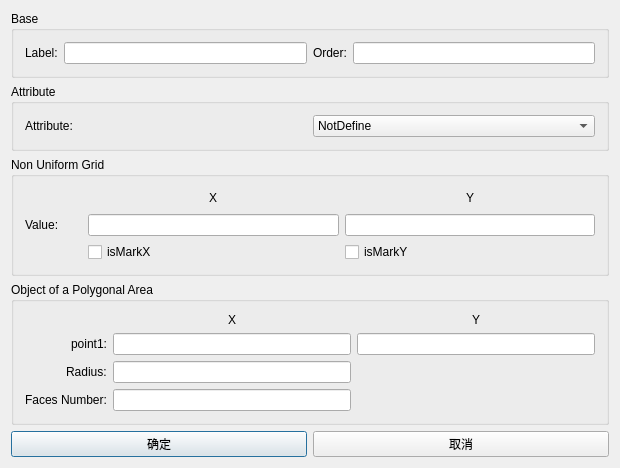
<?xml version="1.0" encoding="UTF-8"?>
<ui version="4.0">
 <class>Dialog</class>
 <widget class="QDialog" name="Dialog">
  <property name="geometry">
   <rect>
    <x>0</x>
    <y>0</y>
    <width>620</width>
    <height>451</height>
   </rect>
  </property>
  <property name="windowTitle">
   <string>Dialog</string>
  </property>
  <layout class="QGridLayout" name="gridLayout_2">
   <item row="7" column="0">
    <widget class="QPushButton" name="pb_ok">
     <property name="text">
      <string>确定</string>
     </property>
    </widget>
   </item>
   <item row="2" column="0" colspan="2">
    <widget class="QGroupBox" name="groupBox_3">
     <property name="title">
      <string>Non Uniform Grid</string>
     </property>
     <layout class="QGridLayout" name="gridLayout">
      <item row="0" column="4">
       <spacer name="horizontalSpacer_3">
        <property name="orientation">
         <enum>Qt::Horizontal</enum>
        </property>
        <property name="sizeHint" stdset="0">
         <size>
          <width>40</width>
          <height>20</height>
         </size>
        </property>
       </spacer>
      </item>
      <item row="1" column="1" colspan="3">
       <widget class="QLineEdit" name="le_markx"/>
      </item>
      <item row="1" column="4" colspan="3">
       <widget class="QLineEdit" name="le_marky"/>
      </item>
      <item row="0" column="2">
       <widget class="QLabel" name="label_x">
        <property name="text">
         <string>X</string>
        </property>
       </widget>
      </item>
      <item row="0" column="3">
       <spacer name="horizontalSpacer">
        <property name="orientation">
         <enum>Qt::Horizontal</enum>
        </property>
        <property name="sizeHint" stdset="0">
         <size>
          <width>40</width>
          <height>20</height>
         </size>
        </property>
       </spacer>
      </item>
      <item row="0" column="5">
       <widget class="QLabel" name="label_y">
        <property name="text">
         <string>Y</string>
        </property>
       </widget>
      </item>
      <item row="2" column="4" colspan="3">
       <widget class="QCheckBox" name="checkBox_isMarkY">
        <property name="text">
         <string>isMarkY</string>
        </property>
       </widget>
      </item>
      <item row="0" column="6">
       <spacer name="horizontalSpacer_4">
        <property name="orientation">
         <enum>Qt::Horizontal</enum>
        </property>
        <property name="sizeHint" stdset="0">
         <size>
          <width>40</width>
          <height>20</height>
         </size>
        </property>
       </spacer>
      </item>
      <item row="1" column="0">
       <widget class="QLabel" name="label_4">
        <property name="text">
         <string>Value:       </string>
        </property>
       </widget>
      </item>
      <item row="0" column="1">
       <spacer name="horizontalSpacer_2">
        <property name="orientation">
         <enum>Qt::Horizontal</enum>
        </property>
        <property name="sizeHint" stdset="0">
         <size>
          <width>40</width>
          <height>20</height>
         </size>
        </property>
       </spacer>
      </item>
      <item row="2" column="1" colspan="3">
       <widget class="QCheckBox" name="checkBox_isMarkX">
        <property name="text">
         <string>isMarkX</string>
        </property>
       </widget>
      </item>
     </layout>
    </widget>
   </item>
   <item row="7" column="1">
    <widget class="QPushButton" name="pb_cancel">
     <property name="text">
      <string>取消</string>
     </property>
    </widget>
   </item>
   <item row="0" column="0" colspan="2">
    <widget class="QGroupBox" name="groupBox">
     <property name="title">
      <string>Base</string>
     </property>
     <layout class="QHBoxLayout" name="horizontalLayout">
      <item>
       <widget class="QLabel" name="label">
        <property name="text">
         <string>Label:</string>
        </property>
       </widget>
      </item>
      <item>
       <widget class="QLineEdit" name="le_name"/>
      </item>
      <item>
       <widget class="QLabel" name="label_2">
        <property name="text">
         <string>Order:</string>
        </property>
       </widget>
      </item>
      <item>
       <widget class="QLineEdit" name="le_order"/>
      </item>
     </layout>
    </widget>
   </item>
   <item row="1" column="0" colspan="2">
    <widget class="QGroupBox" name="groupBox_2">
     <property name="title">
      <string>Attribute</string>
     </property>
     <layout class="QHBoxLayout" name="horizontalLayout_2">
      <item>
       <widget class="QLabel" name="label_3">
        <property name="text">
         <string>Attribute:</string>
        </property>
       </widget>
      </item>
      <item>
       <widget class="QComboBox" name="cb_attribute">
        <item>
         <property name="text">
          <string>NotDefine</string>
         </property>
        </item>
        <item>
         <property name="text">
          <string>Conductor</string>
         </property>
        </item>
        <item>
         <property name="text">
          <string>Custom</string>
         </property>
        </item>
        <item>
         <property name="text">
          <string>Vacuo</string>
         </property>
        </item>
       </widget>
      </item>
     </layout>
    </widget>
   </item>
   <item row="6" column="0" colspan="2">
    <widget class="QGroupBox" name="groupBox_5">
     <property name="sizePolicy">
      <sizepolicy hsizetype="Fixed" vsizetype="Fixed">
       <horstretch>0</horstretch>
       <verstretch>0</verstretch>
      </sizepolicy>
     </property>
     <property name="minimumSize">
      <size>
       <width>0</width>
       <height>0</height>
      </size>
     </property>
     <property name="maximumSize">
      <size>
       <width>9999</width>
       <height>9999</height>
      </size>
     </property>
     <property name="title">
      <string>Object of a Polygonal Area</string>
     </property>
     <layout class="QVBoxLayout" name="verticalLayout_4">
      <property name="sizeConstraint">
       <enum>QLayout::SetDefaultConstraint</enum>
      </property>
      <item>
       <layout class="QGridLayout" name="gridLayout_3">
        <item row="1" column="2">
         <widget class="QLineEdit" name="le_point1_y"/>
        </item>
        <item row="2" column="1">
         <widget class="QLineEdit" name="le_radius"/>
        </item>
        <item row="2" column="0" alignment="Qt::AlignRight">
         <widget class="QLabel" name="label_8">
          <property name="text">
           <string>Radius:</string>
          </property>
         </widget>
        </item>
        <item row="4" column="0" alignment="Qt::AlignRight">
         <widget class="QLabel" name="label_9">
          <property name="text">
           <string>Faces Number:</string>
          </property>
         </widget>
        </item>
        <item row="4" column="1">
         <widget class="QLineEdit" name="le_facesNumber"/>
        </item>
        <item row="0" column="2" alignment="Qt::AlignHCenter|Qt::AlignVCenter">
         <widget class="QLabel" name="label_7">
          <property name="text">
           <string>Y</string>
          </property>
         </widget>
        </item>
        <item row="1" column="1">
         <widget class="QLineEdit" name="le_point1_x"/>
        </item>
        <item row="1" column="0" alignment="Qt::AlignRight">
         <widget class="QLabel" name="label_5">
          <property name="text">
           <string>point1:</string>
          </property>
         </widget>
        </item>
        <item row="0" column="1" alignment="Qt::AlignHCenter|Qt::AlignVCenter">
         <widget class="QLabel" name="label_6">
          <property name="text">
           <string>X</string>
          </property>
         </widget>
        </item>
       </layout>
      </item>
     </layout>
    </widget>
   </item>
  </layout>
 </widget>
 <layoutdefault spacing="6" margin="11"/>
 <resources/>
 <connections/>
</ui>
